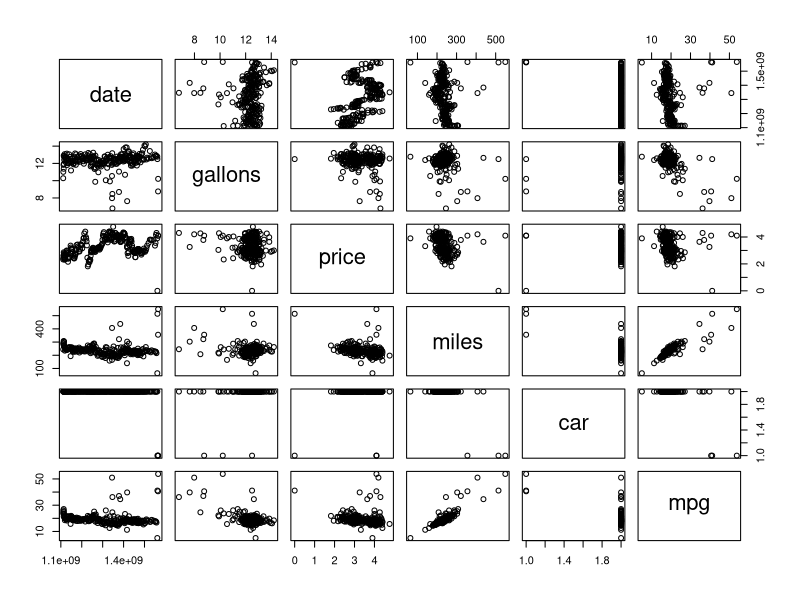
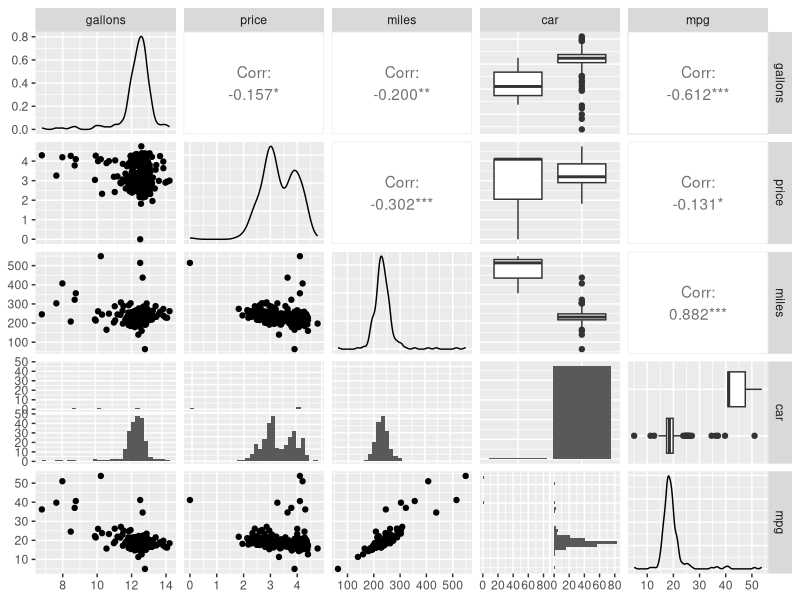
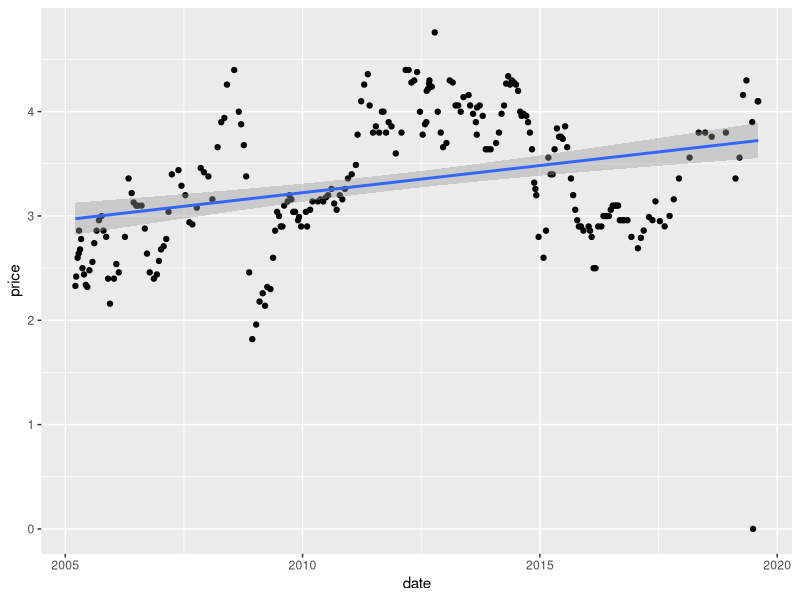
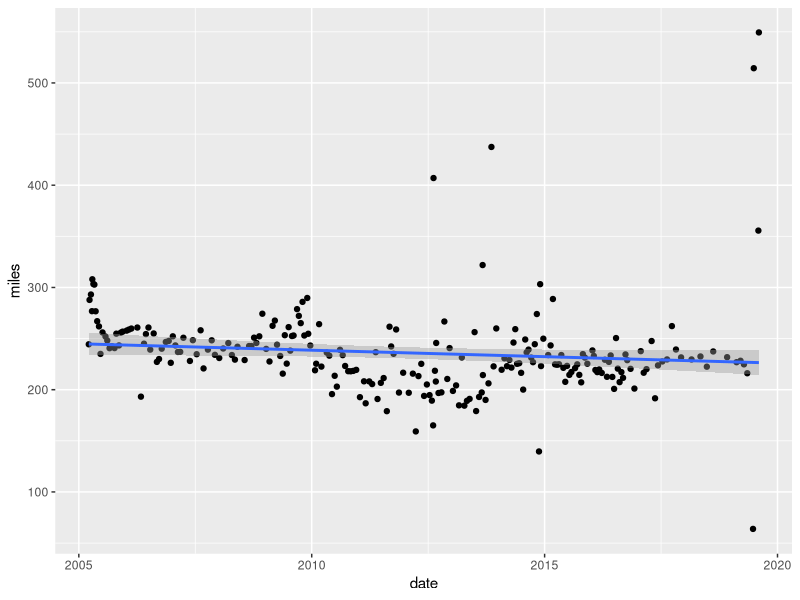
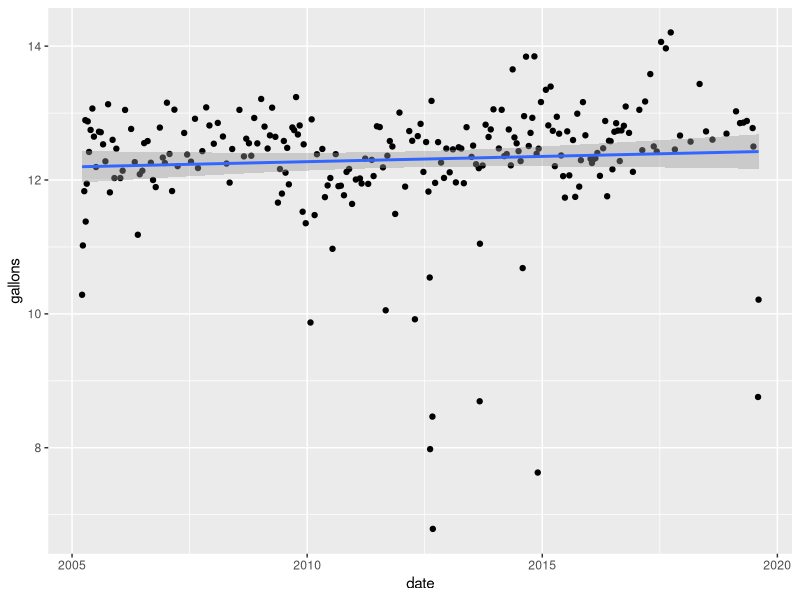
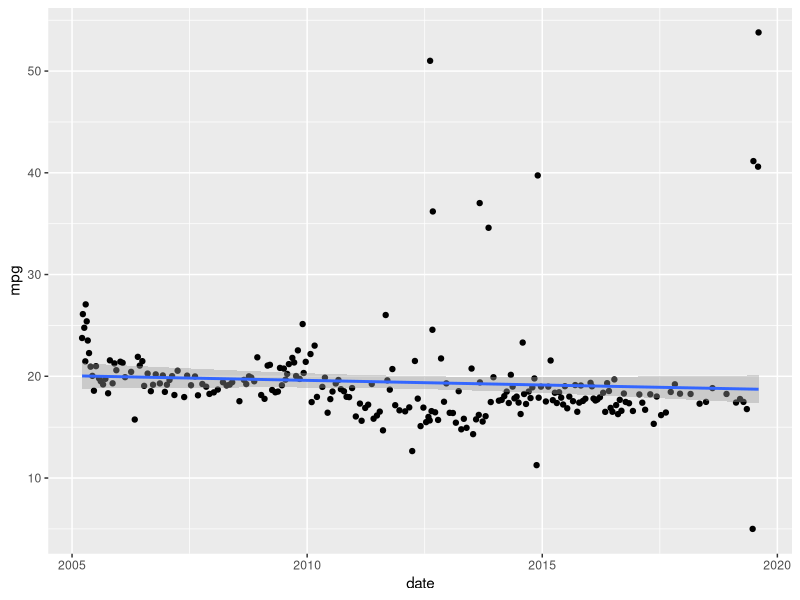
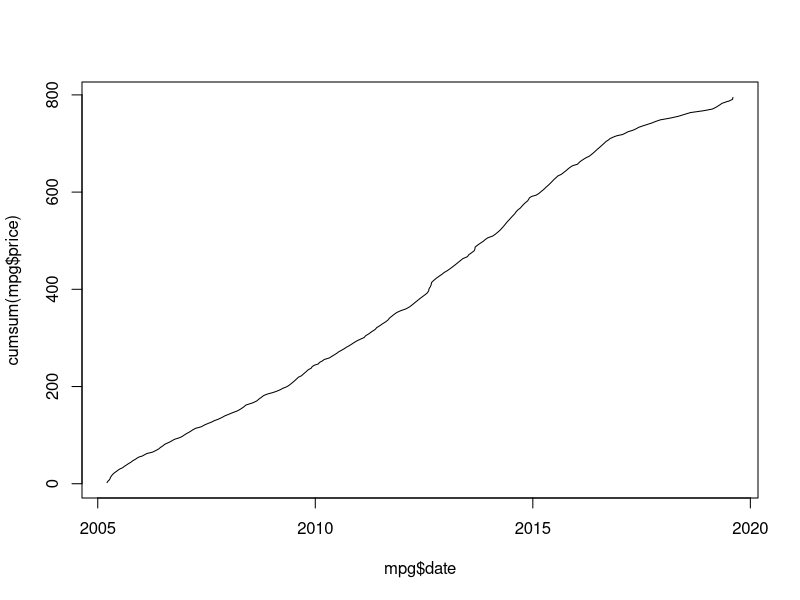
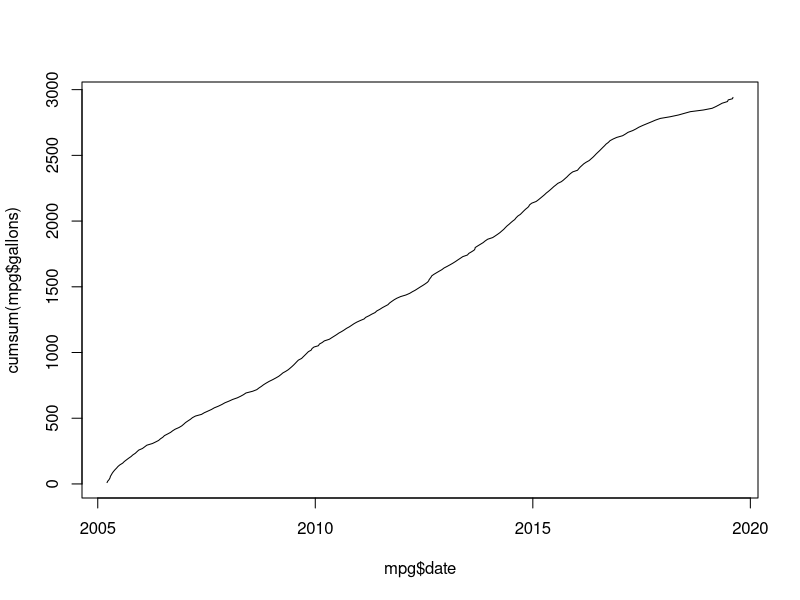

R code for these plots, in order: (Note: this script raises an error after producing the figures.)

mpg <- read.csv("mpg.csv", stringsAsFactors = F)

mpg$date <- as.POSIXct(strptime(mpg$date, '%m/%d/%Y'))
mpg$mpg = mpg$miles / mpg$gallons

mpg <- mpg[complete.cases(mpg),]

plot(mpg)


library(ggplot2)
library(GGally)

ggpairs(mpg[,-1])

ggplot(mpg, aes(x=date, y=price)) + geom_point() + geom_smooth(method = 'lm')
ggplot(mpg, aes(x=date, y=miles)) + geom_point() + geom_smooth(method = 'lm')
ggplot(mpg, aes(x=date, y=gallons)) + geom_point() + geom_smooth(method = 'lm')
ggplot(mpg, aes(x=date, y=mpg)) + geom_point() + geom_smooth(method = 'lm')

plot(mpg$date, cumsum(mpg$price), type='l')
plot(mpg$date, cumsum(mpg$gallons), type='l')
plot(mpg$date, cumsum(mpg$miles), type='l')

ggplot(mpg, aes(price)) +
  geom_density(color='black', fill='red', alpha=0.25) 

ggplot(mpg, aes(mpg)) +
  geom_density(color='black', fill='red', alpha=0.25) 

ggplot(mpg, aes(miles)) +
  geom_density(color='black', fill='red', alpha=0.25) 

ggplot(mpg, aes(gallons)) +
  geom_density(color='black', fill='red', alpha=0.25) 




w <- mpg
w$price <- scale(w$price)
w$gallons <- scale(w$gallons)
w$miles <- scale(w$miles)

ggplot(w) +
  geom_density(aes(price), color='black', fill='red', alpha=0.25) +
  geom_density(aes(gallons), color='black', fill='green', alpha=0.25) +
  geom_density(aes(miles), color='black', fill='blue', alpha=0.25)
  



library(lubridate)

library(dplyr)


q <- mpg %>% 
  group_by(yyyy=year(date)) %>% 
  summarise(
    n=n(), 
    g=sum(gallons), 
    t=sum(gallons*price), 
    m=mean(gallons*price), 
    p=mean(price))
  
ggplot(q, aes(x=yyyy, y=t)) + 
  geom_bar(stat='identity') + 
  geom_smooth(method='lm')

ggplot(q, aes(x=yyyy, y=t)) + 
  geom_bar(stat='identity') + 
  geom_smooth(method='loess') +
  xlab("Year") +
  ylab("Cost") +
  ggtitle("Annual Gas Expenditure")


mpg %>% 
  group_by(yyyy=year(date), mm=month(date)) %>% 
  summarise(n=n(), 
    g=sum(gallons), 
    t=sum(gallons*price), 
    p=mean(price)) %>%
  ggplot(aes(x=factor(paste(yyyy, mm)), y=t)) +
  geom_bar(aes(fill=t),
           color='white', stat='identity') 


ggplot(mpg, aes(gallons)) + geom_histogram(bins = 100)
ggplot(mpg, aes(price)) + geom_histogram(bins = 100)
ggplot(mpg, aes(miles)) + geom_histogram(bins = 100)


mpg %>% group_by(d=floor_date(date, 'months')) %>% summarise(n=n(), mpg=mean(mpg)) %>% ggplot(aes(x=d, y=mpg)) + geom_bar(aes(fill=n),stat='identity')

mpg %>% group_by(d=floor_date(date, 'quarters')) %>% summarise(n=n(), mpg=mean(mpg)) %>% ggplot(aes(x=d, y=mpg)) + geom_bar(aes(fill=n),stat='identity')

mpg %>% group_by(d=floor_date(date, 'years')) %>% summarise(n=n(), mpg=mean(mpg)) %>% ggplot(aes(x=d, y=mpg)) + geom_bar(aes(fill=n),stat='identity') + geom_hline(aes(yintercept=mean(mpg)), color='red') +
  geom_hline(aes(yintercept=mean(n)), color='black')

library(forecast)

q <- mpg %>% group_by(d=floor_date(date, 'months')) %>% summarise(n=n(), mpg=mean(mpg))
m <- ts(q$mpg, frequency = 12, start=c(2005,3), end=c(2017,9))
fit <- auto.arima(m)
plot(forecast(fit, h=12))

seasonplot(m)
ts.plot(m)

f <- ets(m)
plot(f)

plot(stl(m, s.window = 12))



qq <- mpg %>% mutate(yyyy=year(date), g=cumsum(gallons), t=cumsum(gallons*price), p=cummean(price))

ggplot(qq, aes(x=yyyy, y=miles, group=yyyy)) + geom_boxplot(aes(fill=miles)) + scale_fill_continuous()


x <- lapply(2005:2017, function(y) { 
    p <- seq(1, 100, length.out = 100) / 100
    data.frame(y=y, p=p, q=quantile(qq[qq$yyyy==y,]$price, p)) 
  })
z <- do.call(rbind, x)
  
ggplot(z) + geom_line(aes(x=p, y=q, group=y, color=as.factor(y)))  


v <- mpg %>% mutate(yyyy=year(date), mpg=miles/gallons, m=cumsum(miles), cmpg=cumsum(miles)/cumsum(gallons),  g=cumsum(gallons), t=cumsum(gallons*price), p=cummean(price))

ggplot(v) + geom_line(aes(x=date, y=cmpg))


library(cluster)

plot(mpg$miles, mpg$price)

d <- v
d <- mpg[,c('price', 'gallons', 'miles')]
d$mpg <- d$miles / d$gallons

fit <- kmeans(d[,c('miles', 'gallons', 'mpg', 'price')], centers=5)

fit
fit$cluster
# plot(d$price, d$mpg, col=fit$cluster)
# plot(d$gallons, d$miles, col=fit$cluster)
# plot(d$gallons, d$price, col=fit$cluster)
# library(rgl)
# plot3d(d)
# plot3d(d, col=fit$cluster)

d$cluster <- factor(fit$cluster)

library(gridExtra)

g1 <- ggplot(d) + 
  geom_point(aes(x=mpg, y=miles, color=cluster))

g2 <- ggplot(d) + 
  geom_point(aes(x=mpg, y=price, color=cluster))

g3 <- ggplot(d) + 
  geom_point(aes(x=mpg, y=gallons, color=cluster))

grid.arrange(g1, g2, g3, nrow=3)



g1 <- ggplot(d) + 
  geom_jitter(aes(x=cluster, y=mpg, color=cluster))

g2 <- ggplot(d) + 
  geom_jitter(aes(x=cluster, y=miles, color=cluster))

g3 <- ggplot(d) + 
  geom_jitter(aes(x=cluster, y=price, color=cluster))

g4 <- ggplot(d) + 
  geom_jitter(aes(x=cluster, y=gallons, color=cluster))

grid.arrange(g1, g2, g3, g4, nrow=2)





g1 <- ggplot(d) + 
  geom_point(aes(x=mpg, y=miles, color=cluster))

g2 <- ggplot(d) + 
  geom_point(aes(x=mpg, y=price, color=cluster))

g3 <- ggplot(d) + 
  geom_point(aes(x=mpg, y=gallons, color=cluster))

g4 <- ggplot(d) + 
  geom_point(aes(x=miles, y=price, color=cluster))

g5 <- ggplot(d) + 
  geom_point(aes(x=price, y=gallons, color=cluster))

g6 <- ggplot(d) + 
  geom_point(aes(x=miles, y=gallons, color=cluster))


grid.arrange(g1, g2, g3, g4, g5, g6, nrow=3)


v <- mpg %>% group_by(yyyy=year(date), mm=month(date)) %>% summarise( mpg=sum(miles)/sum(gallons), tp=sum(price), n=n(), ap=mean(price), ag=mean(gallons), tg=sum(gallons), tm=sum(miles) , am=mean(miles) ) %>% arrange(yyyy, mm) %>% mutate( cm=cumsum(tm), ampg=cummean(mpg) )



ggplot(v) + geom_line(aes(group=yyyy, x=mm, y=mpg)) + facet_wrap( ~ yyyy, ncol=3 )

ggplot(v) + geom_line(aes(x=1:147, y=ampg))

k <- ts(v[,c('mpg')], frequency = 12)

fit <- HoltWinters(k)
plot(forecast(fit,12*5))


fit <- auto.arima(k)
plot(forecast(fit, 12*5))


k <- ts(v[,c('ampg')], frequency = 12)

fit <- HoltWinters(k)
plot(forecast(fit,12*5))


fit <- auto.arima(k)
plot(forecast(fit, 12*5))



ggplot(as.data.frame(v)) + geom_boxplot(aes(x=yyyy, y=mpg, group=yyyy), outlier.color = NA) + geom_jitter(width=0.1, height=0.1, alpha=0.3, aes(x=yyyy, y=mpg, group=yyyy))

ggplot(as.data.frame(v)) + geom_violin(aes(x=yyyy, y=mpg, group=yyyy)) 

ggplot(as.data.frame(v)) + geom_jitter(width=0.1, height=0.1, alpha=0.3, aes(x=yyyy, y=mpg, group=yyyy))

ggplot(as.data.frame(v)) + geom_boxplot(aes(x=mm, y=mpg, group=mm), outlier.color = NA) + geom_jitter(width=0.1, height=0.1, alpha=0.3, aes(x=mm, y=mpg, group=mm))

ggplot(as.data.frame(v)) + geom_jitter(width=0.1, height=0.1, alpha=0.3, aes(x=mm, y=mpg, group=mm))

ggplot(as.data.frame(v)) + geom_violin(aes(x=mm, y=mpg, group=mm)) 
